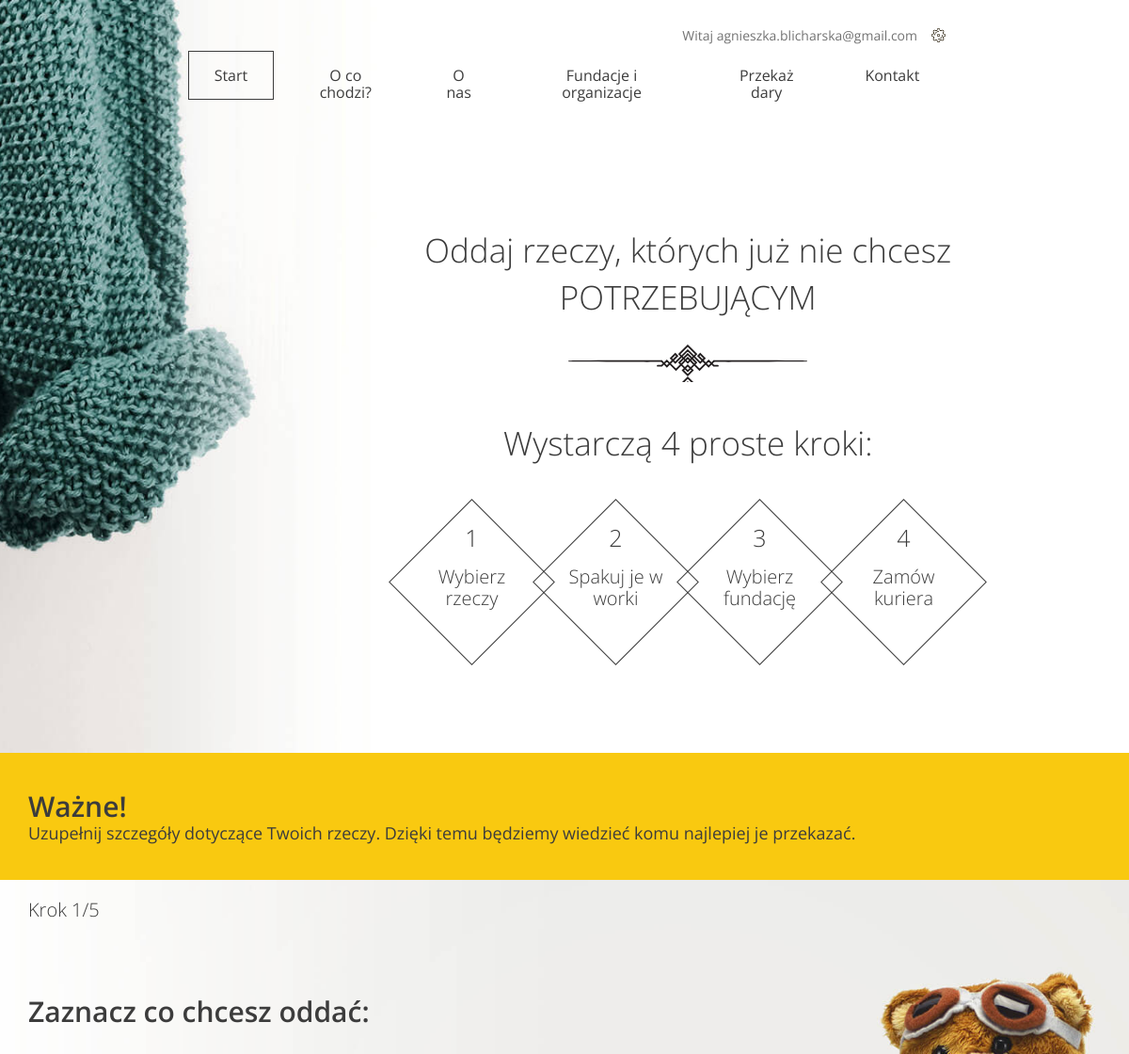
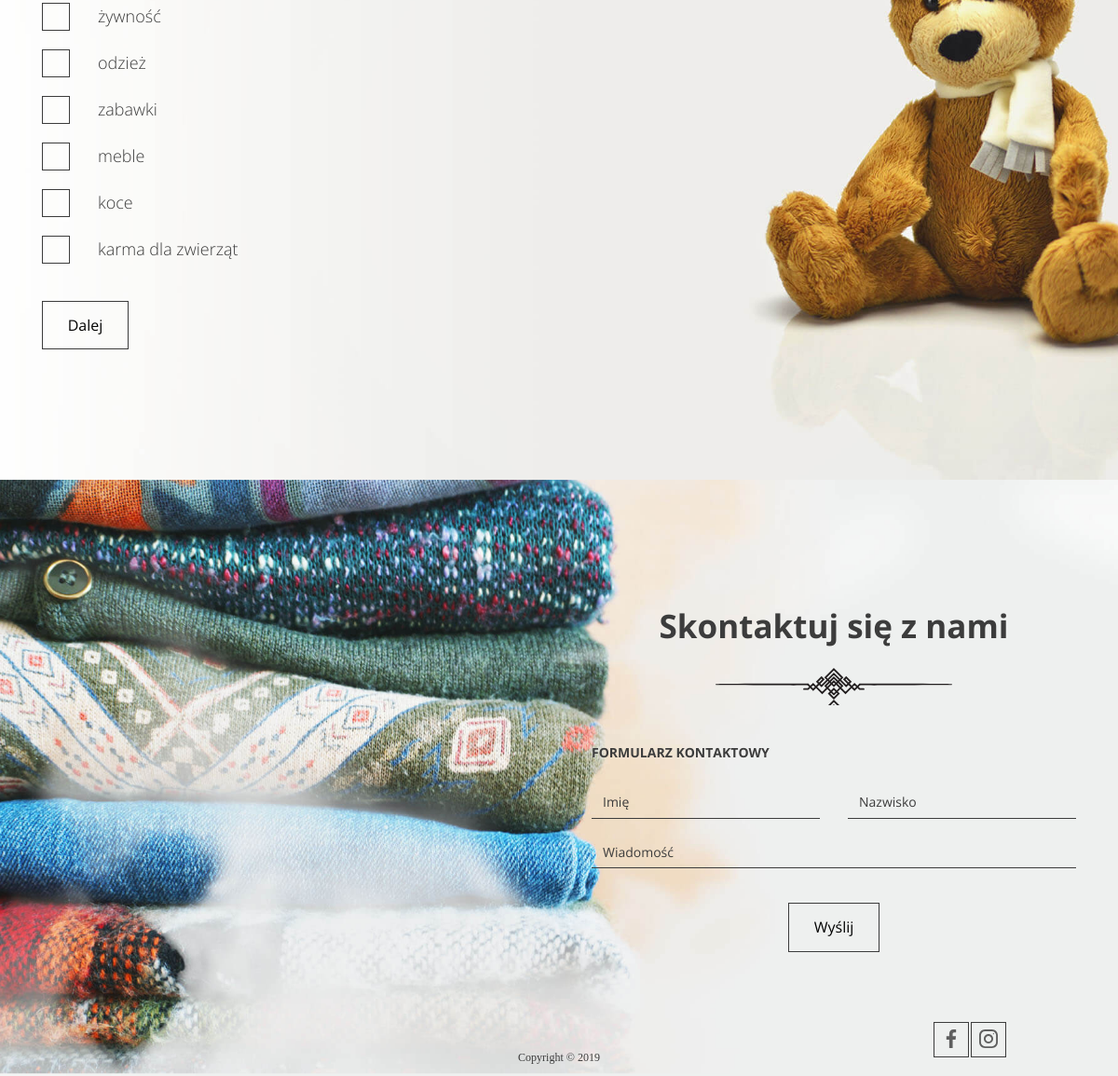
The app's page /share/ (signed in) with its own data (2 pictures, top to bottom).
### accounts/models.py (models this page shows)
class CustomUser(AbstractBaseUser, PermissionsMixin):
    first_name = models.CharField(max_length=64, verbose_name='Imię')
    surname = models.CharField(max_length=64, verbose_name='Nazwisko')
    email = models.EmailField(max_length=64, unique=True, verbose_name='Email')
    password = models.CharField(max_length=64, verbose_name='Hasło')
    password_2 = models.CharField(max_length=64, verbose_name='Powtórz hasło')
    is_staff = models.BooleanField(default=False)
    is_active = models.BooleanField(default=True)
    is_superuser = models.BooleanField(default=False)
    date_joined = models.DateTimeField(default=timezone.now)
    USERNAME_FIELD = 'email'
    REQUIRED_FIELDS = []
    objects = CustomUserManager()
    def __str__(self):
        return self.email

### main_app/models.py (models this page shows)
class Category(models.Model):
    name = models.CharField(max_length=64)

### main_app/views.py (the view, shortened to what this page needs)
# urls.py: path('share/', AddDonation.as_view(), name='AddDonation'),
@method_decorator(csrf_exempt, name='dispatch')
class AddDonation(View):
    def get(self, request):
        categories = Category.objects.all()
        institutions = Institution.objects.all()
        user = request.user
        if user.is_authenticated:
            context = {'user':user, 'categories':categories, 'institutions':institutions}
            return render(request, 'main_app/form.html', context)
        else:
            return HttpResponse('załóż konto lub zaloguj się')

### main_app/templates/main_app/form.html (shortened to what this page needs)
{%  extends 'base.html' %}
{% block content %}
  <body>
    <header class="header--form-page">
      <nav class="container container--70">
        <ul class="nav--actions">
          <li class="logged-user">
            Witaj {{ user }}
          </li>
        </ul>
        <ul>
          <li><a href="/index/" class="btn btn--without-border active">Start</a></li>
          <li><a href="/index/#steps" class="btn btn--without-border">O co chodzi?</a></li>
          <li><a href="/index/#about-us" class="btn btn--without-border">O nas</a></li>
          <li><a href="/index/#help" class="btn btn--without-border">Fundacje i organizacje</a></li>
          <li><a href="/share/#important" class="btn btn--without-border">Przekaż dary</a></li>
          <li><a href= '#contact' class="btn btn--without-border">Kontakt</a></li>
        </ul>
      </nav>
      <div class="slogan container container--90">
        <div class="slogan--item">
          <h1>
            Oddaj rzeczy, których już nie chcesz<br />
            <span class="uppercase">potrzebującym</span>
          </h1>
          <div class="slogan--steps">
            <div class="slogan--steps-title">Wystarczą 4 proste kroki:</div>
            <ul class="slogan--steps-boxes">
              <li>
                <div><em>1</em><span>Wybierz rzeczy</span></div>
              </li>
              <li>
                <div><em>2</em><span>Spakuj je w worki</span></div>
              </li>
              <li>
                <div><em>3</em><span>Wybierz fundację</span></div>
              </li>
              <li>
                <div><em>4</em><span>Zamów kuriera</span></div>
              </li>
            </ul>
          </div>
        </div>
      </div>
    </header>
    <section id='important' class="form--steps">
      <div class="form--steps-instructions">
        <div class="form--steps-container">
          <h3>Ważne!</h3>
          <p data-step="1" class="active">
            Uzupełnij szczegóły dotyczące Twoich rzeczy. Dzięki temu będziemy
            wiedzieć komu najlepiej je przekazać.
          </p>
        </div>
      </div>
      <div class="form--steps-container">
        <div class="form--steps-counter">Krok <span>1</span>/5</div>
        <form action="" method="post">
          <div data-step="1" class="active">
            <h3>Zaznacz co chcesz oddać:</h3>
            {% for category in categories %}
            <div class="form-group form-group--checkbox">
              <label>
                <span class="checkbox"></span>
                <span class="description" id="category_name"
                  >{{ category.name }}</span
                >
              </label>
            </div>
              {% endfor %}
            <div class="form-group form-group--buttons">
              <button type="button" class="btn next-step">Dalej</button>
            </div>
          </div>
        </form>
      </div>
    </section>
{% endblock %}

### records on screen
CustomUser: email "agnieszka.blicharska@gmail.com"
Category: name "żywność"
Category: name "odzież"
Category: name "zabawki"
Category: name "meble"
Category: name "koce"
Category: name "karma dla zwierząt"
